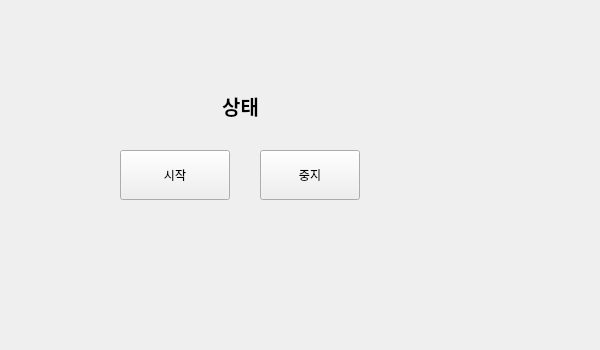
<?xml version="1.0" encoding="UTF-8"?>
<ui version="4.0">
 <class>Form</class>
 <widget class="QWidget" name="Form">
  <property name="geometry">
   <rect>
    <x>0</x>
    <y>0</y>
    <width>600</width>
    <height>350</height>
   </rect>
  </property>
  <property name="maximumSize">
   <size>
    <width>600</width>
    <height>350</height>
   </size>
  </property>
  <property name="windowTitle">
   <string>QtDesigner 연습</string>
  </property>
  <widget class="QLabel" name="lblStatus">
   <property name="geometry">
    <rect>
     <x>160</x>
     <y>90</y>
     <width>161</width>
     <height>31</height>
    </rect>
   </property>
   <property name="font">
    <font>
     <family>맑은 고딕</family>
     <pointsize>15</pointsize>
     <weight>75</weight>
     <bold>true</bold>
    </font>
   </property>
   <property name="text">
    <string>상태</string>
   </property>
   <property name="alignment">
    <set>Qt::AlignCenter</set>
   </property>
  </widget>
  <widget class="QPushButton" name="btnStart">
   <property name="geometry">
    <rect>
     <x>120</x>
     <y>150</y>
     <width>110</width>
     <height>50</height>
    </rect>
   </property>
   <property name="text">
    <string>시작</string>
   </property>
  </widget>
  <widget class="QPushButton" name="btnStop">
   <property name="geometry">
    <rect>
     <x>260</x>
     <y>150</y>
     <width>100</width>
     <height>50</height>
    </rect>
   </property>
   <property name="text">
    <string>중지</string>
   </property>
  </widget>
 </widget>
 <resources/>
 <connections/>
</ui>
